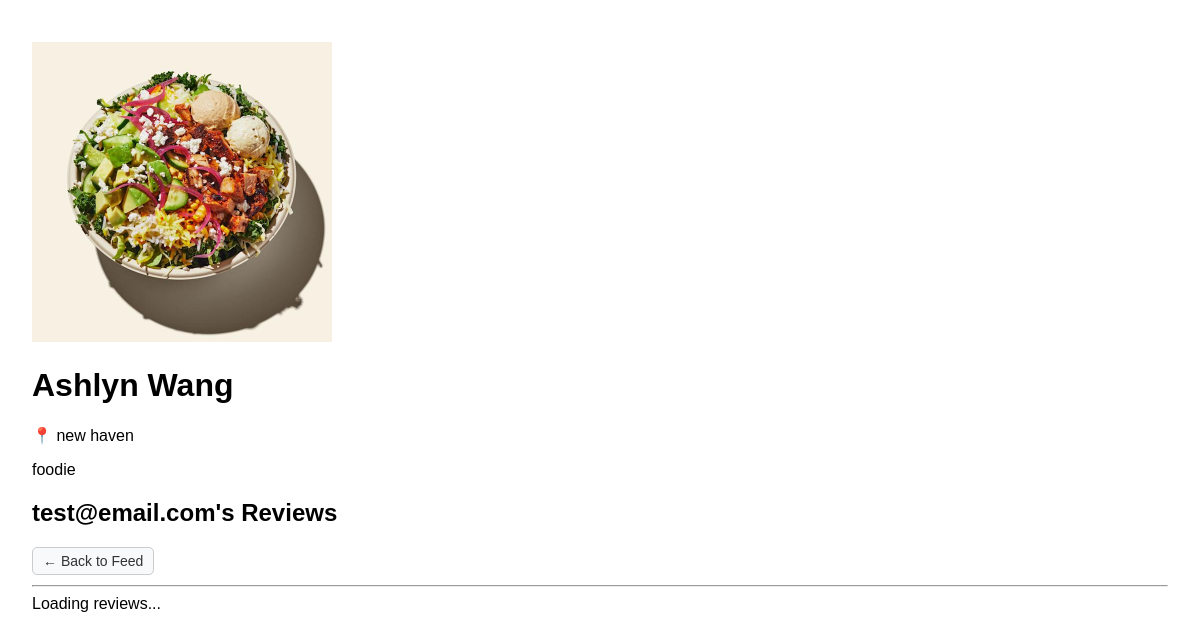
/user/5, run on an earlier commit of the app's database.
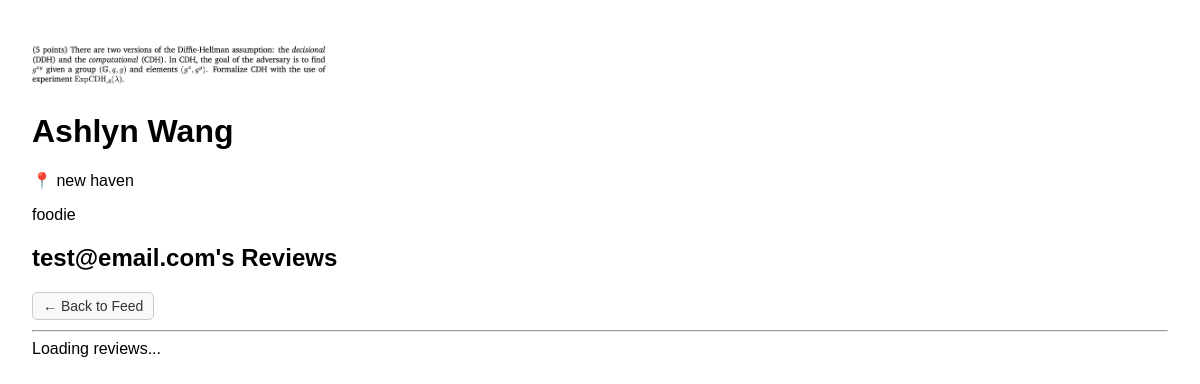
And on a later commit of the database.
### models.py (models this page shows, shortened)
class User(db.Model):
    id = db.Column(db.Integer, primary_key=True)
    email = db.Column(db.String(120), unique=True, nullable=False)
    password_hash = db.Column(db.String(128), nullable=False)
    reviews = db.relationship('Review', backref='user', lazy=True)
    first_name = db.Column(db.String(120), nullable=True)
    last_name = db.Column(db.String(120), nullable=True)
    bio = db.Column(db.Text, nullable=True)
    location = db.Column(db.String(120), nullable=True)
    profile_picture = db.Column(db.String(255), nullable=True)
    followed = db.relationship(
        'User',
        secondary=follows,
        primaryjoin=(follows.c.follower_id == id),
        secondaryjoin=(follows.c.followed_id == id),
        backref=db.backref('followers', lazy='dynamic'),
        lazy='dynamic'
    )

### app.py (the view)
@app.route('/user/<int:user_id>')
def user_profile_page(user_id):
    user = User.query.get(user_id)
    if not user:
        return "User not found", 404
    display_name = f"{user.first_name} {user.last_name}" if user.first_name and user.last_name else user.email
    return render_template(
        'profile.html',
        user_id=user.id,
        user_email=user.email,
        profile_picture=user.profile_picture,
        display_name=display_name,
        first_name=user.first_name,
        last_name=user.last_name,
        bio=user.bio,
        location=user.location,
    )

### templates/profile.html (shortened to what this page needs)
<!DOCTYPE html>
<html>
<head>
</head>
<body>
  <div class="profile-header">
      {% if profile_picture %}
      <img src="{{ profile_picture }}" class="profile-pic">
      {% endif %}
      <h1>{{ display_name }}</h1>
      {% if location %}<p>📍 {{ location }}</p>{% endif %}
      {% if bio %}<p class="bio">{{ bio }}</p>{% endif %}
  </div>
  <h2>{{ user_email }}'s Reviews</h2>
  <button onclick="window.location.href='/feed-page'" class="btn">← Back to Feed</button>
  <hr>
  <div id="reviews">Loading reviews...</div>
</body>
</html>

### templates/profile.html (style rules this page uses)
body { font-family: sans-serif; margin: 2rem; }
img { max-width: 300px; margin-top: 10px; }
.btn { padding: 5px 10px; font-size: 14px; border: 1px solid #ccc; background-color: #f8f9fa; color: #333; cursor: pointer; border-radius: 5px; }

What changed in the data, as far as the page shows it:
changed User "test@email.com": profile_picture: a different picture
